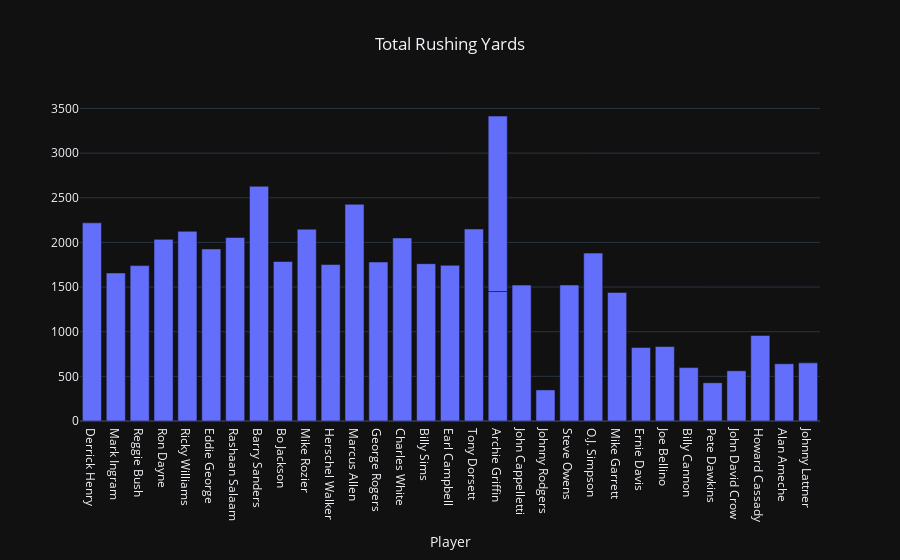

Here is the notebook cell this chart was saved with:
### Code cell
fig = px.bar(
    df_rb,
    x="Player",
    y="Total Yards",
    title="Total Rushing Yards")
fig.update_layout(
    template="plotly_dark",
    font_family="Open sans",
    yaxis_title="",
    title=dict(x=0.5))
fig.show()

### Figure 1 — Plotly figure (JSON) as saved in the notebook; plotly's stock layout.template omitted (floating-point values rounded to 4 significant figures)
{"data": [{"alignmentgroup": "True", "hovertemplate": "Player=%{x}<br>Total Yards=%{y}<extra></extra>", "legendgroup": "", "marker": {"color": "#636efa", "pattern": {"shape": ""}}, "name": "", "offsetgroup": "", "orientation": "v", "showlegend": false, "textposition": "auto", "type": "bar", "x": ["Derrick Henry", "Mark Ingram", "Reggie Bush", "Ron Dayne", "Ricky Williams", "Eddie George", "Rashaan Salaam", "Barry Sanders", "Bo Jackson", "Mike Rozier", "Herschel Walker", "Marcus Allen", "George Rogers", "Charles White", "Billy Sims", "Earl Campbell", "Tony Dorsett", "Archie Griffin", "Archie Griffin", "John Cappelletti", "Johnny Rodgers", "Steve Owens", "O.J. Simpson", "Mike Garrett", "Ernie Davis", "Joe Bellino", "Billy Cannon", "Pete Dawkins", "John David Crow", "Howard Cassady", "Alan Ameche", "Johnny Lattner"], "xaxis": "x", "y": [2219, 1658, 1740, 2034, 2124, 1927, 2055, 2628, 1786, 2148, 1752, 2427, 1781, 2050, 1762, 1744, 2150, 1450, 1965, 1522, 348, 1523, 1880, 1440, 823, 834, 598, 428, 562, 958, 641, 651], "yaxis": "y"}], "layout": {"autosize": true, "barmode": "relative", "font": {"family": "Open sans"}, "legend": {"tracegroupgap": 0}, "title": {"text": "Total Rushing Yards", "x": 0.5}, "xaxis": {"anchor": "y", "autorange": true, "domain": [0, 1], "range": [-0.5, 30.5], "title": {"text": "Player"}, "type": "category"}, "yaxis": {"anchor": "x", "autorange": true, "domain": [0, 1], "range": [0, 3595.0], "title": {"text": ""}, "type": "linear"}}}
